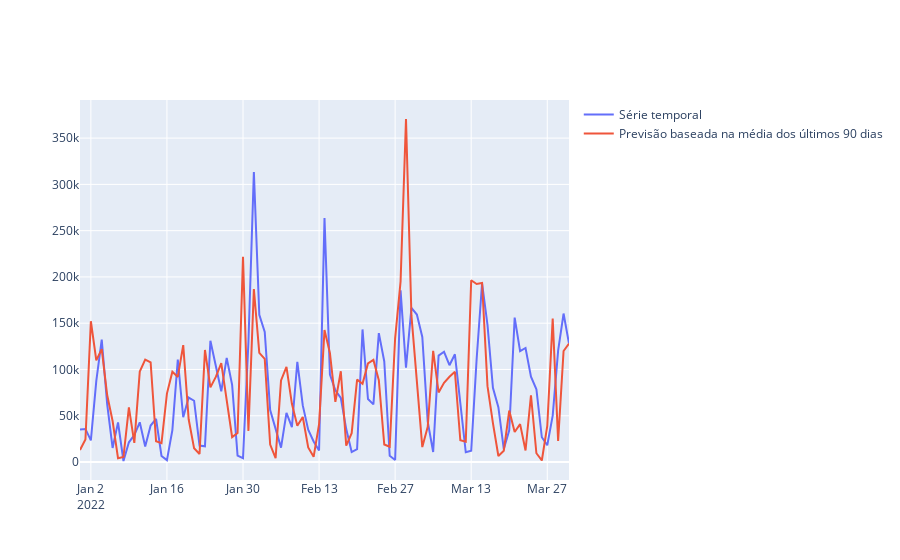

The notebook cell saved with this chart:
### Code cell
# Criar um append no array de 'VALOR'. Ese novo valor é a média dos últimos 3 meses

dias_anterioes = 90
dias_previsto = 30

prev_3meses = df.copy()

#prev_3meses.iloc[-1, 0] = prev_3meses.iloc[-91, 0].mean()
for i in range(dias_anterioes):
    prev_3meses.iloc[(-dias_anterioes-1+i), 0] = prev_3meses.iloc[(-dias_anterioes-1+i-dias_anterioes), 0].mean()
prev_3meses

fig = go.Figure([
    go.Scatter(x = df.iloc[(-dias_anterioes-1):].index, y=df.iloc[(-dias_anterioes-1):]['VALOR'], mode='lines', name='Série temporal'),
    go.Scatter(x = prev_3meses.iloc[(-dias_anterioes-1):].index, y = prev_3meses.iloc[(-dias_anterioes-1):]['VALOR'], mode='lines', name='Previsão baseada na média dos últimos 90 dias')
])

fig.show()

# Isso teria que ser feito em um loop. Por exemplo, para criar a previsão proo próximo mês:
# for i in range(30):
#   df['VALOR].append(df['VALOR']((-90+i):))
